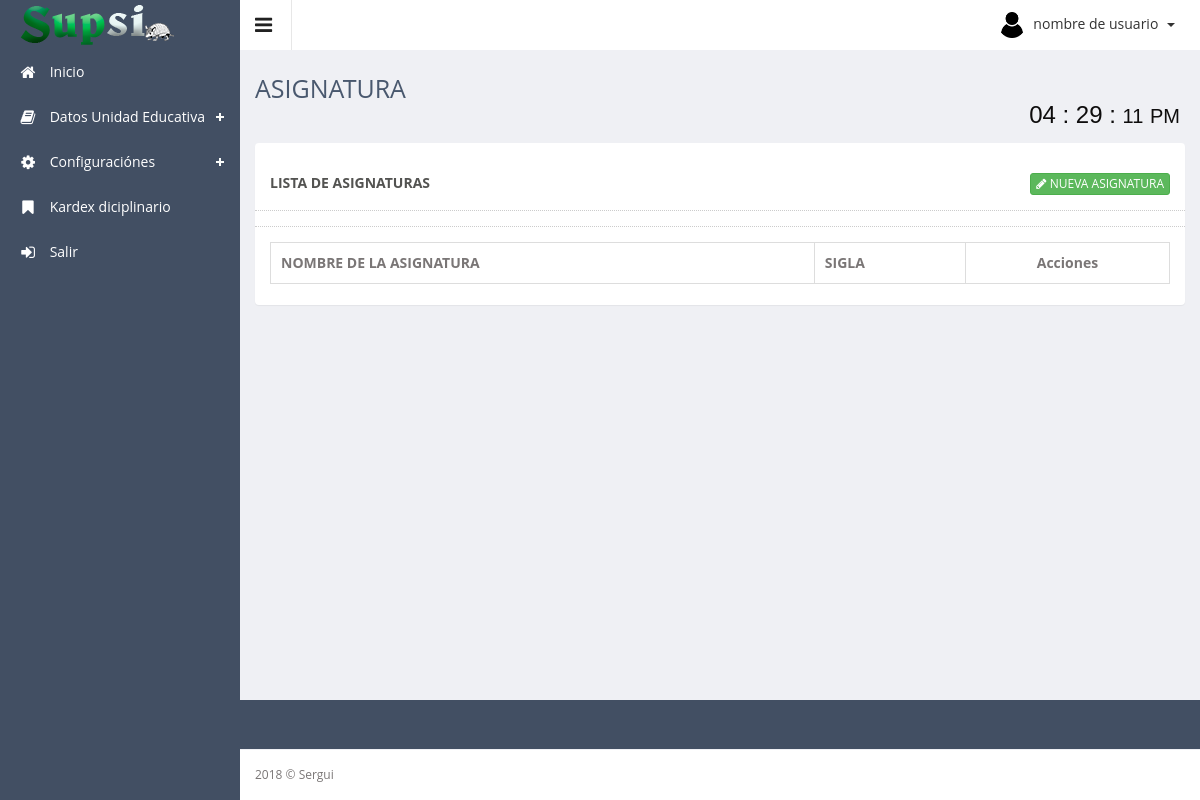
The page /app/controller/asignatura/ on the database as committed earlier.
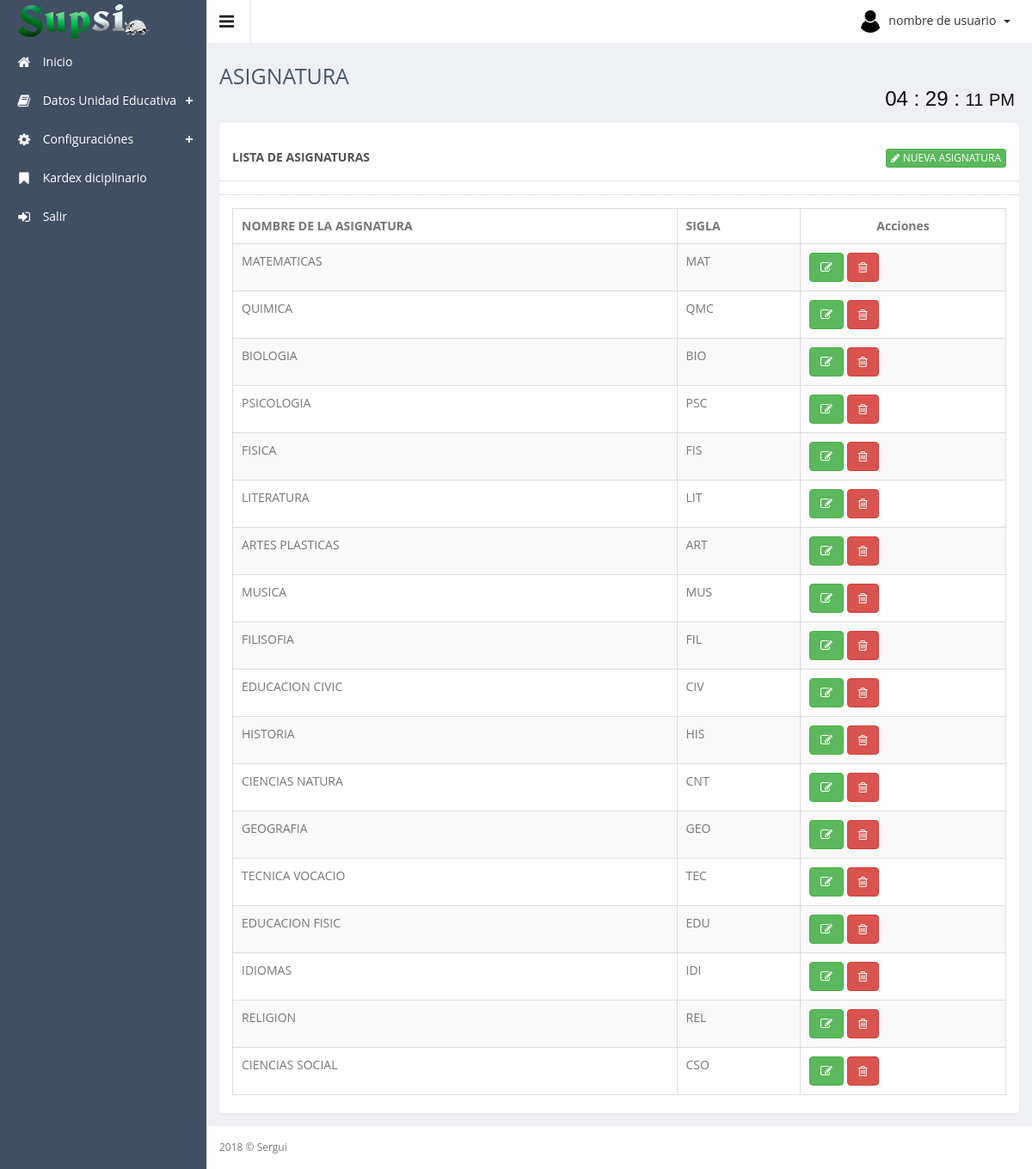
The same page on the database as committed later.
### tables this page shows
CREATE TABLE `asignatura` (
  `id_asignatura` bigint(11) NOT NULL AUTO_INCREMENT,
  `nombre_asignatura` varchar(15) NOT NULL,
  `sigla` varchar(7) NOT NULL,
  `estado` bigint(1) NOT NULL DEFAULT '1',
  PRIMARY KEY (`id_asignatura`)
);

### app/controller/asignatura/index.php (called while the page is built, shortened)
<?php
	require_once ("../../config/conexion.php");
	$contenido="asignatura/index.php";
	$subTitulo="ASIGNATURA";
	if (!($asignaturas = $con->query("SELECT * FROM ASIGNATURA where estado=1"))) {
    	echo "Falló SELECT: (" . $con->errno . ") " . $con->error;
	}
	require_once ('../../../public/views/plantilla.php');
?>

### public/views/asignatura/index.php (the view, shortened to what this page needs)
<div class="row">
    <div class="col-sm-12">
        <section class="panel">
            <header class="panel-heading">
                <div class="row panel-heading">
                    Lista de asignaturas
                    <span class="pull-right">
                        <a href="#modal_Registrar" class="btn btn-xs btn-success" data-toggle="modal">
                            <span class="fa fa-pencil"></span> nueva asignatura
                        </a>
                    </span>
                </div>
            </header>
            <div class="panel-body">
                <div class="adv-table" >
                    <table  class="display table table-bordered table-striped" id="tbAsignatura">
                        <thead>
                            <tr>
                                <th>NOMBRE DE LA ASIGNATURA</th>
                                <th>SIGLA</th>
                                <th class="text-center">Acciones</th>
                            </tr>
                        </thead>
                        <tbody>
                            <?php foreach ($asignaturas as $asignatura): ?>
                                <tr class="gradeX">
                                    <td><?php echo $asignatura['nombre_asignatura']; ?></td>
                                    <td><?php echo $asignatura['sigla']; ?></td>
                                    <td >
                                       <a class="btn btn-success" href="#modalEditar" role="button" data-placement="top" title="Editar" data-toggle="modal" onclick="obtener_datos(<?php echo $asignatura['id_asignatura'] ?>)">
                                        <span class="fa fa-edit" ></span>
                                    </a>
                                    <a class="btn btn-danger" href="#modalEliminar" role="button" data-toggle="modal" data-placement="top" title="Eliminar" onclick="eliminar_datos(<?php echo $asignatura['id_asignatura'] ?>)">
                                        <span class="fa fa-trash-o"></span>
                                    </a>
                                </td>
                            </tr>
                        <?php endforeach;?>
                    </tbody>
                </table>
            </div>
        </div>
    </section>
</div>
</div>

### public/views/plantilla.php (shortened to what this page needs)
<!DOCTYPE html>
<html lang="es">
<head>
    <?php require_once 'template/head.php'; ?>
</head>
<body class="sticky-header">
    <section>
        <?php require_once 'template/left_menu.php'; ?>
        <div class="main-content" >
            <div class="header-section">
                <a class="toggle-btn"><i class="fa fa-bars"></i></a>
                <?php require_once 'template/menu_right.php'; ?>
            </div>
            <?php require_once 'template/breadcumb.php'; ?>
            <div class="wrapper">
                <?php
                    if(isset($contenido))
                        require_once ($contenido);
                ?>
            </div>
            <?php require_once 'template/footer.php'; ?>
        </div>
    </section>
</body>
</html>

### public/views/template/head.php (shortened to what this page needs)
<link href="<?php echo ROOT; ?>resources/assets/css/style.css" rel="stylesheet">
<link href="<?php echo ROOT; ?>resources/assets/css/style-responsive.css" rel="stylesheet">
<link href="<?php echo ROOT; ?>resources/assets/js/advanced-datatable/css/demo_page.css" rel="stylesheet" />
<link href="<?php echo ROOT; ?>resources/assets/js/advanced-datatable/css/demo_table.css" rel="stylesheet" />
<link rel="stylesheet" href="<?php echo ROOT; ?>resources/assets/js/data-tables/DT_bootstrap.css" />
<link href="<?php echo ROOT; ?>resources/assets/css/style-responsive.css" rel="stylesheet">
<link rel="stylesheet" href="<?php echo ROOT; ?>resources/assets/css/toastr.min.css">
<link rel="stylesheet" href="<?php echo ROOT; ?>resources/assets/css/estilo.css">
<link rel="stylesheet" href="<?php echo ROOT; ?>resources/assets/css/estilo1.css">
<link rel="stylesheet" href="<?php echo ROOT; ?>resources/assets/css/chosen.min.css">
<link rel="stylesheet" type="text/css" href="<?php echo ROOT; ?>resources/assets/js/bootstrap-datepicker/css/datepicker-custom.css" />

### public/views/template/left_menu.php (shortened to what this page needs)
<div class="left-side sticky-left-side">
    <div class="logo">
        <a href="<?php echo ROOT; ?>"><img src="<?php echo ROOT; ?>resources/assets/images/logo.png" alt=""></a>
    </div>
    <div class="left-side-inner">
        <ul class="nav nav-pills nav-stacked custom-nav">
            <li class=""><a href="<?php echo ROOT; ?>"><i class="fa fa-home"></i> <span>
            Inicio</span></a></li>
            <li class="menu-list"><a href=""><i class="fa fa-book"></i> <span>Datos Unidad Educativa</span></a>
            </li>
            <li class="menu-list"><a href=""><i class="fa fa-cog"></i> <span>Configuraciónes</span></a>
            </li>
            <li class=""><a href="<?php echo ROOT_CONTROLLER; ?>kardex/"><i class="fa fa-bookmark"></i> <span>Kardex diciplinario</span></a>
            </li>
            <li><a href="<?php echo ROOT_CONTROLLER; ?>login/index.php?logout"><i class="fa fa-sign-in"></i> <span>Salir</span></a></li>
        </ul>
    </div>
</div>

### public/views/template/menu_right.php (shortened to what this page needs)
<div class="menu-right">
    <ul class="notification-menu">
        <li>
            <a href="#" class="btn btn-default dropdown-toggle" data-toggle="dropdown">
                <img src="<?php echo ROOT; ?>resources/assets/images/photos/user-avatar.png" alt="" />
                nombre de usuario
                <span class="caret"></span>
            </a>
        </li>
    </ul>
</div>

### public/views/template/breadcumb.php
<div class="page-heading">
    <h3>
        <?php echo $subTitulo ?>
    </h3>
    <div class="col-md-12">
        <div class="contenedor2 reloj2" >
			<div class="widget2">
			    <div class="relojj">
			    	<p id="horas2" class="horas2"></p>
			      	<p>:</p>
			      	<p id="minutos2" class="minutos2"></p>
			      	<p>:</p>
			      	<div class="cajaSegundos2">
			        	<p id="segundos2" class="segundos2"></p>
			        	<p id="ampm2" class="ampm2"></p>
			      	</div>
			    </div>
			</div>
        </div>
    </div>
</div>

### public/views/template/footer.php
<?php
	(isset($pie_class)) ? $foot="sticky-footer":$foot="";
?>
<footer class="<?php echo $foot; ?>">
    2018 &copy; Sergui
</footer>

### resources/assets/js/advanced-datatable/css/demo_table.css (style rules this page uses)
table.display { margin: 0 auto; clear: both; width: 100%; }
table.display thead th { padding: 3px 18px 3px 10px; border-bottom: 1px solid black; font-weight: bold; cursor: pointer; * cursor: hand; }
table.display td { padding: 3px 10px; }
table.display tr.gradeX { background-color: #ffdddd; }

### resources/assets/css/estilo1.css (style rules this page uses)
.reloj2 { font-size:16px; color: #0E0D0D; }
.contenedor2 { max-width: 200px; margin: auto; }
.widget2 { width: 100%; height: 30px; position: absolute; top: 0; bottom: 0; left: 0; right: 0; margin: auto; }
.widget2 p { display: inline-block; line-height: 1em; }
.relojj { font-family: Arial, "Helvetica Neue", Helvetica, sans-serif; width: 100%; padding: 5px; font-size: 1.5em; text-align: right; }
.relojj .cajaSegundos2 { display: inline-block; }
.relojj .ampm2, .relojj .segundos2 { font-size: 2rem; }

Rows that differ between the two databases and show on the page:
added asignatura: nombre_asignatura "MATEMATICAS", sigla "MAT"
added asignatura: nombre_asignatura "QUIMICA", sigla "QMC"
added asignatura: nombre_asignatura "BIOLOGIA", sigla "BIO"
added asignatura: nombre_asignatura "PSICOLOGIA", sigla "PSC"
added asignatura: nombre_asignatura "FISICA", sigla "FIS"
added asignatura: nombre_asignatura "LITERATURA", sigla "LIT"
added asignatura: nombre_asignatura "ARTES PLASTICAS", sigla "ART"
added asignatura: nombre_asignatura "MUSICA", sigla "MUS"
added asignatura: nombre_asignatura "FILISOFIA", sigla "FIL"
added asignatura: nombre_asignatura "EDUCACION CIVIC", sigla "CIV"
added asignatura: nombre_asignatura "HISTORIA", sigla "HIS"
added asignatura: nombre_asignatura "CIENCIAS NATURA", sigla "CNT"
added asignatura: nombre_asignatura "GEOGRAFIA", sigla "GEO"
added asignatura: nombre_asignatura "TECNICA VOCACIO", sigla "TEC"
added asignatura: nombre_asignatura "EDUCACION FISIC", sigla "EDU"
added asignatura: nombre_asignatura "IDIOMAS", sigla "IDI"
added asignatura: nombre_asignatura "RELIGION", sigla "REL"
added asignatura: nombre_asignatura "CIENCIAS SOCIAL", sigla "CSO"
